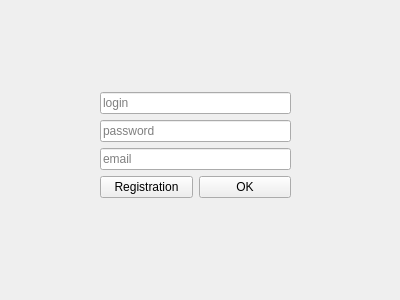
<?xml version="1.0" encoding="UTF-8"?>
<ui version="4.0">
 <class>AuthForm</class>
 <widget class="QWidget" name="AuthForm">
  <property name="geometry">
   <rect>
    <x>0</x>
    <y>0</y>
    <width>400</width>
    <height>300</height>
   </rect>
  </property>
  <property name="windowTitle">
   <string>Form</string>
  </property>
  <widget class="QWidget" name="verticalLayoutWidget_2">
   <property name="geometry">
    <rect>
     <x>100</x>
     <y>80</y>
     <width>191</width>
     <height>131</height>
    </rect>
   </property>
   <layout class="QVBoxLayout" name="verticalLayout_2">
    <item>
     <layout class="QVBoxLayout" name="verticalLayout">
      <item>
       <widget class="QLineEdit" name="lineEdit_log">
        <property name="placeholderText">
         <string>login</string>
        </property>
       </widget>
      </item>
      <item>
       <widget class="QLineEdit" name="lineEdit_pass">
        <property name="echoMode">
         <enum>QLineEdit::Password</enum>
        </property>
        <property name="placeholderText">
         <string>password</string>
        </property>
       </widget>
      </item>
      <item>
       <widget class="QLineEdit" name="lineEdit_email">
        <property name="text">
         <string/>
        </property>
        <property name="placeholderText">
         <string>email</string>
        </property>
       </widget>
      </item>
      <item>
       <layout class="QHBoxLayout" name="horizontalLayout">
        <item>
         <widget class="QPushButton" name="pushButton_reg">
          <property name="cursor">
           <cursorShape>PointingHandCursor</cursorShape>
          </property>
          <property name="text">
           <string>Registration</string>
          </property>
         </widget>
        </item>
        <item>
         <widget class="QPushButton" name="pushButton_ok">
          <property name="cursor">
           <cursorShape>PointingHandCursor</cursorShape>
          </property>
          <property name="text">
           <string>OK</string>
          </property>
         </widget>
        </item>
       </layout>
      </item>
     </layout>
    </item>
   </layout>
  </widget>
 </widget>
 <resources/>
 <connections/>
</ui>
